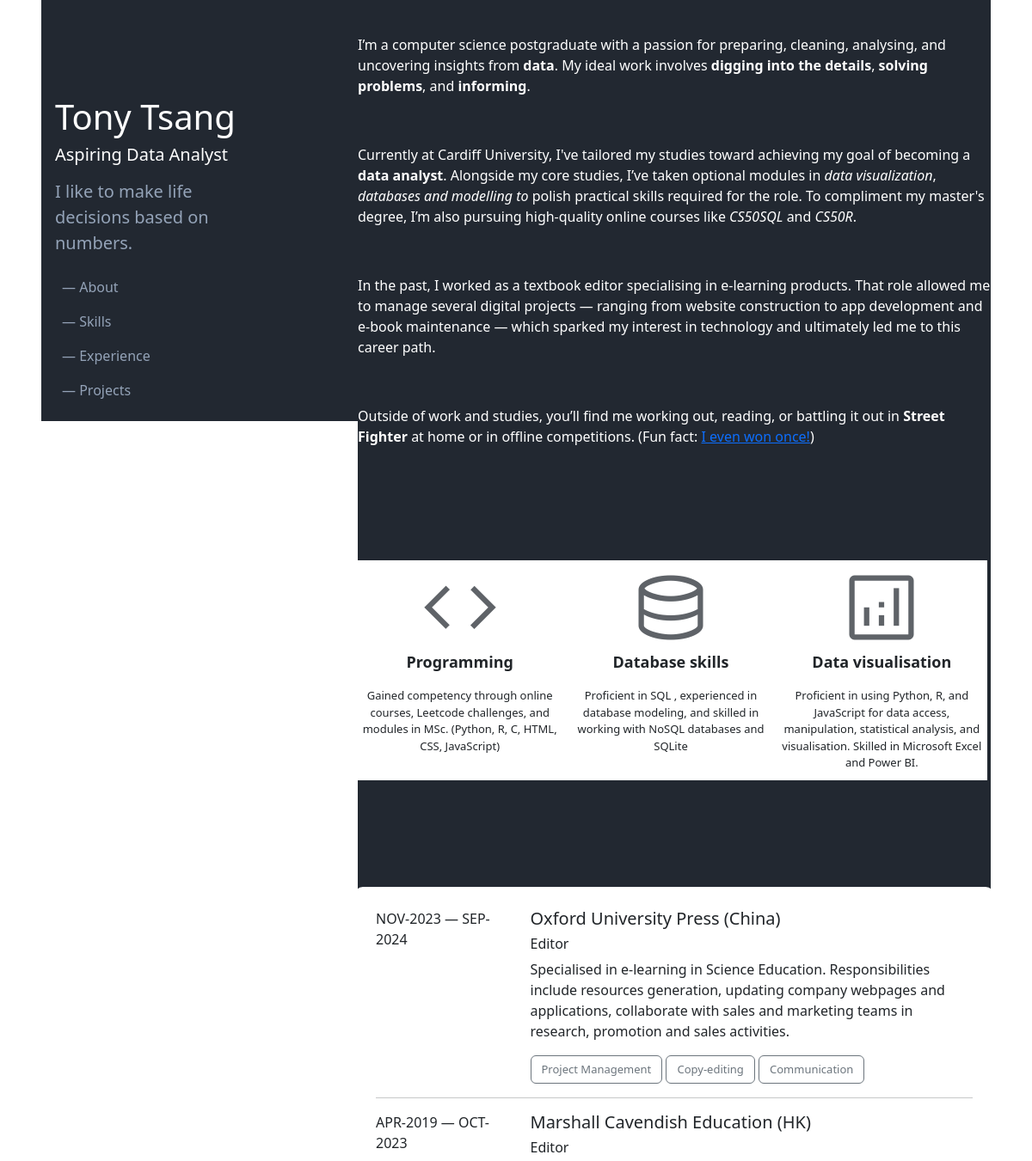
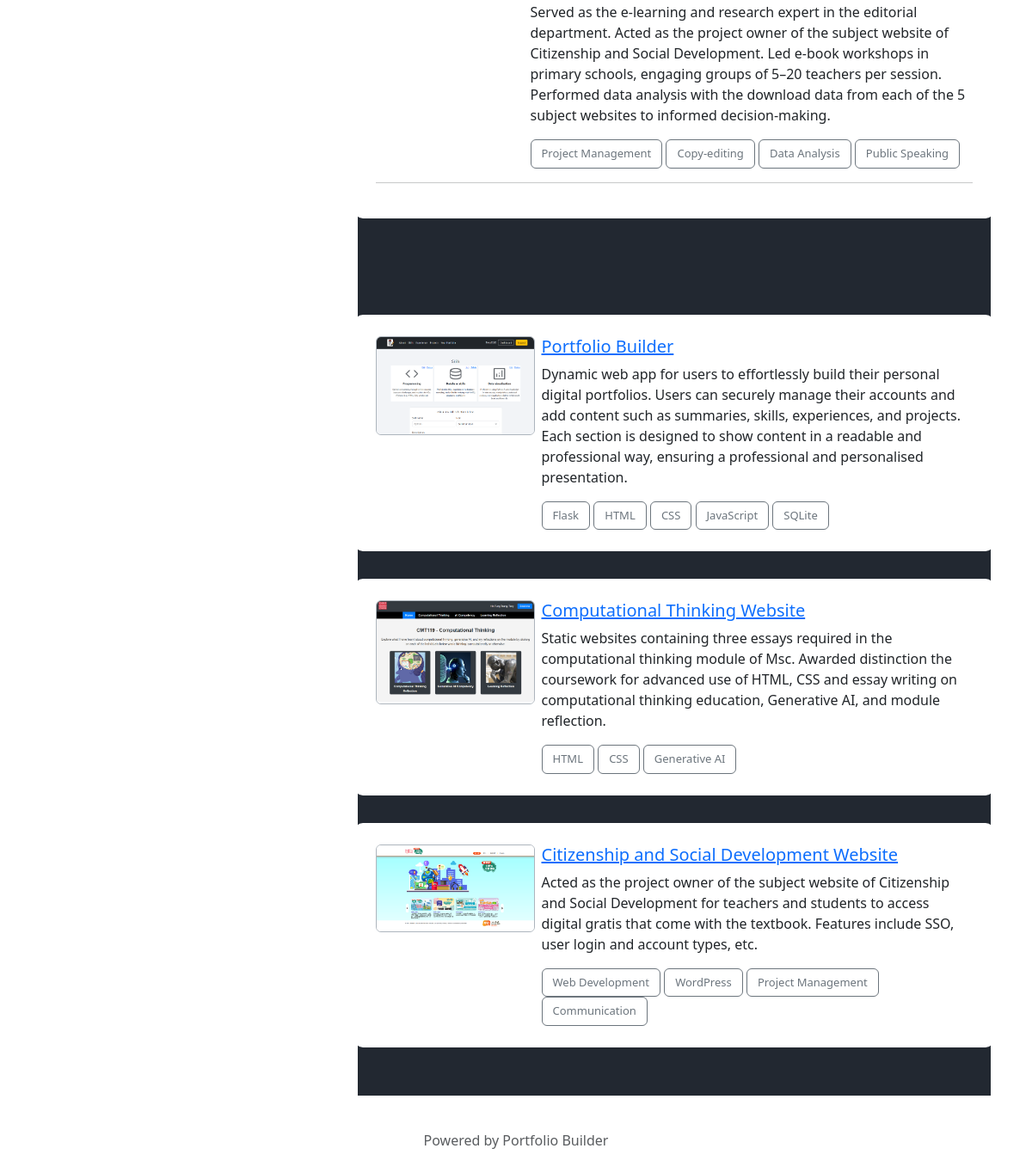
The app's page /portfolio/Tony9528 with its own data (2 pictures, top to bottom).
### tables this page shows
CREATE TABLE "users"(
    "id" INTEGER PRIMARY KEY AUTOINCREMENT,
    "username" TEXT NOT NULL UNIQUE,
    "password_hash" TEXT NOT NULL,
    "first_name" TEXT NOT NULL,
    "last_name" TEXT NOT NULL,
    "email" TEXT NOT NULL UNIQUE,
    "role" TEXT NOT NULL,
    "headline" TEXT NOT NULL
);

CREATE TABLE "about"(
    "user_id" INTEGER PRIMARY KEY,
    "about_me" TEXT,
    FOREIGN KEY ("user_id") REFERENCES "users" ("id")
);

CREATE TABLE "skills"(
    "skill_id" INTEGER PRIMARY KEY AUTOINCREMENT,
    "user_id" INTEGER NOT NULL,
    "skill_name" TEXT NOT NULL,
    "skill_content" TEXT NOT NULL,
    "skill_icon" TEXT NOT NULL,
    FOREIGN KEY ("user_id") REFERENCES "users" ("id")
);

CREATE TABLE "experience"(
    "experience_id" INTEGER PRIMARY KEY AUTOINCREMENT,
    "user_id" INTEGER NOT NULL,
    "start_date" TEXT NOT NULL,
    "end_date" TEXT NOT NULL,
    "employer" TEXT NOT NULL,
    "role" TEXT NOT NULL,
    "description" TEXT NOT NULL,
    "tags" TEXT,
    FOREIGN KEY ("user_id") REFERENCES "users" ("id")
);

CREATE TABLE "projects"(
    "project_id" INTEGER PRIMARY KEY AUTOINCREMENT,
    "user_id" INTEGER NOT NULL,
    "project_name" TEXT NOT NULL,
    "project_description" TEXT NOT NULL,
    "project_screenshot" TEXT,
    "project_url" TEXT,
    "tags" TEXT,
    "sort_order" INTEGER NOT NULL,
    FOREIGN KEY ("user_id") REFERENCES "users" ("id")
);

### portfolio/routes.py (the view)
@app.route('/portfolio/<username>')
def portfolio(username):
    sql = "SELECT * FROM users JOIN about ON users.id = about.user_id WHERE users.username = :username"
    sql_q = text(sql)
    with db.engine.connect() as connection:
        user = connection.execute(sql_q, {'username': username}).fetchone()
    if not user:
        abort(404, description="User not found")
    user_id = user.id
    sql = "SELECT * FROM skills WHERE user_id = :user_id"
    sql_q = text(sql)
    with db.engine.connect() as connection:
        user_skills = connection.execute(sql_q, {'user_id': user_id}).fetchall()
    sql = "SELECT * FROM experience WHERE user_id = :user_id"
    sql_q = text(sql)
    with db.engine.connect() as connection:
        result = connection.execute(sql_q, {'user_id': user_id}).fetchall()
    if result:
        user_experience_list = [
            {
                "experience_id": row.experience_id,
                "start_date": row.start_date,
                "end_date": row.end_date,
                "employer": row.employer,
                "role": row.role,
                "description": row.description,
                "tags": row.tags.split(',') if row.tags else [],
                "start_date_formatted": datetime.strptime(row.start_date, "%Y-%m").strftime("%b-%Y").upper(),
                "end_date_formatted": datetime.strptime(row.end_date, "%Y-%m").strftime("%b-%Y").upper() if row.end_date != 'CURRENT' else row.end_date,
            }
            for row in result
        ]
    else:
        user_experience_list = None
    sql = "SELECT * FROM projects WHERE user_id = :user_id ORDER BY sort_order, project_id"
    sql_q = text(sql)
    with db.engine.connect() as connection:
        user_projects = connection.execute(sql_q, {'user_id': user_id}).fetchall()
    return render_template('portfolio.html', user=user, user_skills=user_skills, user_experience_list=user_experience_list, user_projects=user_projects)

### portfolio/templates/portfolio.html (shortened to what this page needs)
<!DOCTYPE html>
<html>
<head>
  <link href="https://cdn.jsdelivr.net/npm/bootstrap@5.3.3/dist/css/bootstrap.min.css" rel="stylesheet">
  <link href="https://cdn.jsdelivr.net/npm/quill@2.0.3/dist/quill.snow.css" rel="stylesheet" />
  <link rel="stylesheet" type="text/css" href="{{url_for('static',filename='css/style.css')}}">
</head>
<body>
    <div class="port-container container-xxl d-flex flex-row">
        <div class="col-4">
            <header class="port-user-info p-3">
                <div class="port-intro">
                    <h1 class="port-name text-white">{{user.first_name}} {{user.last_name}}</h1>
                    <h5 class="port-role text-white">{{user.role}}</h5>
                    <p class="lead port-headline">
                        {{user.headline}}
                    </p>
                </div>
                <nav>
                    <ul class="nav col-12 col-lg-auto me-lg-auto justify-content-center mb-md-0 d-flex flex-column mb-3">
                        <li><a href="#" class="nav-link px-2 port-nav-link">— About</a></li>
                        <li><a href="#" class="nav-link px-2 port-nav-link">— Skills</a></li>
                        <li><a href="#" class="nav-link px-2 port-nav-link">— Experience</a></li>
                        <li><a href="#" class="nav-link px-2 port-nav-link">— Projects</a></li>
                    </ul>
                </nav>
            </header>
        </div>
        <main class="col-8 port-main">
            <div class="row g-2">
                <div class="port-about text-white">
                    {{user.about_me|safe}}
                </div>
            {% if user_skills%}
                <div class="userskills row g-2 text-center port-skills">
                        {% for row in user_skills%}
                            <div class="col-4 skill-container">
                                <img class="skill-icon" src="{{url_for('static', filename='img/' + row.skill_icon + '.png')}}">
                                <p class="skill-name">{{row.skill_name}}</p>
                                <p class="skill-content">{{row.skill_content}}</p>
                            </div>
                        {% endfor %}
                </div>
            {% endif %}
            {%  if user_experience_list %}
            <div class="exp-container port-exp">
                {% for row in user_experience_list %}
                <div class="row text-left">
                    <div class="col-3 date-container text-left"><span class="exp-date">{{row['start_date_formatted']}} — {{row['end_date_formatted']}}</span></div>
                    <div class="col-9 exp-heading text-left  ">
                        <div class="exp-employer"><h5>{{row['employer']}}</h5></div>
                        <div class="exp-role"><h6>{{row['role']}}</h6></div>
                        <div class="exp-description"><p>{{row['description']}}</p> </div>
                        <div class="exp-tags">
                            {% for tag in row.tags %}
                                <button type="button" class="btn btn-outline-secondary tag">{{tag}}</button>
                            {% endfor %}
                        </div>
                    </div>
                </div>
                <hr>
                {% endfor %}
            </div>
            {% endif %}
            {% if user_projects%}
            {% for project in user_projects %}
                <div class="project-container">
                        <div class="row text-left">
                            <div class="col-3 pic-container text-left"><img class="proj-img rounded border border-dark-subtle" src="{{url_for('static',filename='uploads/' + project.project_screenshot)}}"></div>
                            <div class="col-9 proj-content text-left  ">
                                <div class="proj-name"><a class="project-link" href="{{project.project_url}}"><h5>{{project.project_name}}</h5></a></div>
                                <div class="proj-description"> <p>{{project.project_description}}</p> </div>
                                {% if project.tags %}
                                    <div class="exp-tags">
                                    {% set tags = project.tags.split(',') %}
                                    {% for tag in tags%}
                                        <button type="button" class="btn btn-outline-secondary tag">{{tag}}</button>
                                    {% endfor %}
                                    </div>
                                {% endif %}
                            </div>
                        </div>
                </div>
            {% endfor %}
        {% endif %}
            </div>
        </main>
    </div>
    <footer class="py-3 my-4">
        <p class="text-center text-body-secondary">Powered by Portfolio Builder</p>
    </footer>
</body>
</html>

### portfolio/static/css/style.css (style rules this page uses)
main { display: -ms-flexbox; display: -webkit-box; display: flex; -ms-flex-align: center; -ms-flex-pack: center; -webkit-box-align: center; align-items: center; -webkit-box-pack: center; justify-content: center; padding-top: 40px; padding-bottom: 40px; background-color: #f2f4f7; }
.skill-container { max-width: 275px; padding: 5px; margin: 12px auto; background-color: white; }
.skill-icon { max-width: 100px; }
.skill-name { font-weight: bold; font-size: large; }
.skill-content { font-size: small; margin: 5px auto; }
.exp-container { max-width: 800px; padding: 25px; margin: 16px auto; background-color: white; border-radius: 10px; }
.tag { font-size: small; }
.proj-img { width: 185px; max-height: 185px; }
.project-container { max-width: 800px; padding: 25px; margin: 16px auto; background-color: white; border-radius: 10px; }
.proj-content { padding-left: 25px; padding-right: 25px; }
.port-container { padding-left: 48px; padding-right: 48px; }
.port-user-info { background-color: #222831; position: sticky; top: 0; }
.port-name { padding-top: 96px; }
.port-role { padding-bottom: 8px; }
.port-headline { max-width: 250px; color:#94A3B8; }
.port-nav-link { color:#94A3B8; }
.port-main { background-color: #222831; }
.port-about { margin-bottom: 96px; }
.port-skills { margin-bottom: 96px; }
.port-exp { margin-bottom: 96px; }

### records on screen
users: first_name "Tony", last_name "Tsang", role "Aspiring Data Analyst", headline "I like to make life decisions based on numbers."
about: about_me "I’m a computer science postgraduate with a passion for preparing, cleaning, analysing, and uncovering insights from data . My ideal work involves digging into the details , solving problems , and informing . Currently at Cardiff University, I've tailored my studies toward achieving my goal of becoming a data analyst . Alongside my core studies, I’ve taken optional modules in data visualization , databases and modelling to polish practical skills required for the role. To compliment my master's degree, I’m also pursuing high-quality online courses like CS50SQL and CS50R . In the past, I worked as a textbook editor specialising in e-learning products. That role allowed me to manage several…"
skills: skill_icon (picture), skill_name "Programming", skill_content "Gained competency through online courses, Leetcode challenges, and modules in MSc. (Python, R, C, HTML, CSS, JavaScript)"
skills: skill_icon (picture), skill_name "Database skills", skill_content "Proficient in SQL , experienced in database modeling, and skilled in working with NoSQL databases and SQLite"
skills: skill_icon (picture), skill_name "Data visualisation", skill_content "Proficient in using Python, R, and JavaScript for data access, manipulation, statistical analysis, and visualisation. Skilled in Microsoft Excel and Power BI."
experience: start_date_formatted "NOV-2023", end_date_formatted "SEP-2024", employer "Oxford University Press (China)", role "Editor", description "Specialised in e-learning in Science Education. Responsibilities include resources generation, updating company webpages and applications, collaborate with sales and marketing teams in research, promotion and sales activities.", tags "Project Management" "Copy-editing" "Communication"
experience: start_date_formatted "APR-2019", end_date_formatted "OCT-2023", employer "Marshall Cavendish Education (HK)", role "Editor", description "Served as the e-learning and research expert in the editorial department. Acted as the project owner of the subject website of Citizenship and Social Development. Led e-book workshops in primary schools, engaging groups of 5–20 teachers per session. Performed data analysis with the download data from each of the 5 subject websites to informed decision-making.", tags "Project Management" "Copy-editing" "Data Analysis" "Public Speaking"
projects: project_screenshot (picture), project_name "Portfolio Builder", project_description "Dynamic web app for users to effortlessly build their personal digital portfolios. Users can securely manage their accounts and add content such as summaries, skills, experiences, and projects. Each section is designed to show content in a readable and professional way, ensuring a professional and personalised presentation.", tags "Flask" "HTML" "CSS" "JavaScript" "SQLite"
projects: project_screenshot (picture), project_name "Computational Thinking Website", project_description "Static websites containing three essays required in the computational thinking module of Msc. Awarded distinction the coursework for advanced use of HTML, CSS and essay writing on computational thinking education, Generative AI, and module reflection.", tags "HTML" "CSS" "Generative AI"
projects: project_screenshot (picture), project_name "Citizenship and Social Development Website", project_description "Acted as the project owner of the subject website of Citizenship and Social Development for teachers and students to access digital gratis that come with the textbook. Features include SSO, user login and account types, etc.", tags "Web Development" "WordPress" "Project Management" "Communication"
